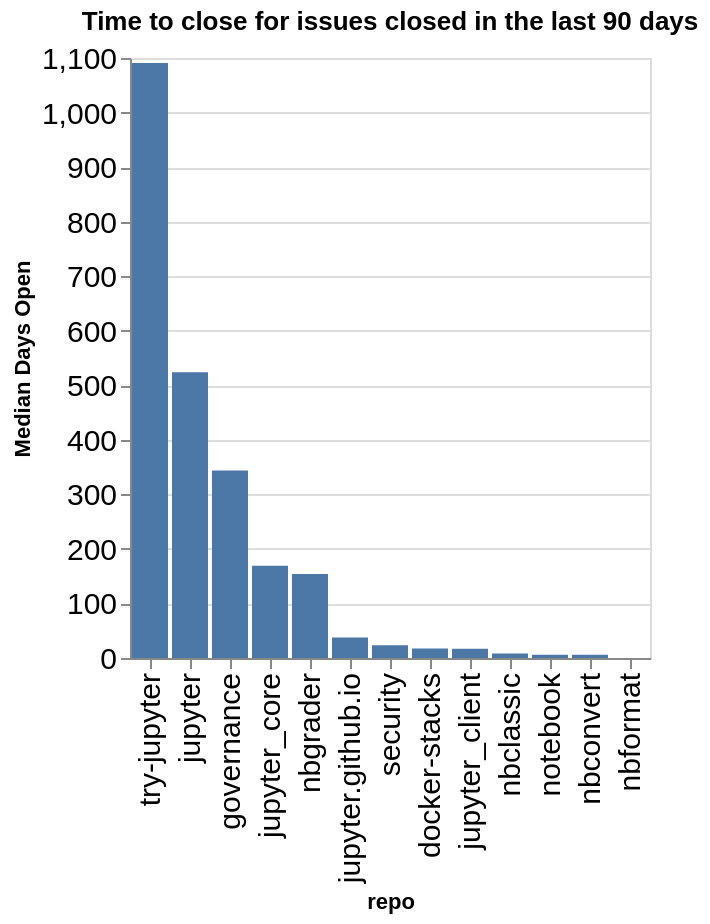

The notebook cell this image was saved under:
### Code cell
time_open = closed.groupby(['org', 'repo']).agg({'time_open': 'median'}).reset_index()
time_open['time_open'] = time_open['time_open'] / (60 * 60 * 24)
time_open['org/repo'] = time_open.apply(lambda a: a['org'] + '/' + a['repo'], axis=1)
sorted_vals = time_open.sort_values(['org', 'time_open'], ascending=False)['repo'].values
alt.Chart(data=time_open, title=f"Time to close for issues closed in the last {n_days} days").mark_bar().encode(
    x=alt.X('repo', sort=alt.Sort(sorted_vals.tolist())),
    y=alt.Y('time_open', title="Median Days Open"),
)

### Figure 1 — Vega-Lite specification as saved in the notebook (floating-point values rounded to 4 significant figures)
{"config": {"axisLeft": {"labelFontSize": 15}, "axisBottom": {"labelFontSize": 15}}, "data": {"name": "data-947060a99c27cde9b013c0d62444e4ae"}, "mark": {"type": "bar"}, "encoding": {"x": {"field": "repo", "sort": ["try-jupyter", "jupyter", "governance", "jupyter_core", "nbgrader", "jupyter.github.io", "security", "docker-stacks", "jupyter_client", "nbclassic", "notebook", "nbconvert", "nbformat"], "type": "nominal"}, "y": {"field": "time_open", "title": "Median Days Open", "type": "quantitative"}}, "title": "Time to close for issues closed in the last 90 days", "$schema": "https://vega.github.io/schema/vega-lite/v5.20.1.json", "datasets": {"data-947060a99c27cde9b013c0d62444e4ae": [{"org": "jupyter", "repo": "docker-stacks", "time_open": 17.3, "org/repo": "jupyter/docker-stacks"}, {"org": "jupyter", "repo": "governance", "time_open": 343.6, "org/repo": "jupyter/governance"}, {"org": "jupyter", "repo": "jupyter", "time_open": 523.9, "org/repo": "jupyter/jupyter"}, {"org": "jupyter", "repo": "jupyter.github.io", "time_open": 37.37, "org/repo": "jupyter/jupyter.github.io"}, {"org": "jupyter", "repo": "jupyter_client", "time_open": 17.07, "org/repo": "jupyter/jupyter_client"}, {"org": "jupyter", "repo": "jupyter_core", "time_open": 169.1, "org/repo": "jupyter/jupyter_core"}, {"org": "jupyter", "repo": "nbclassic", "time_open": 8.41, "org/repo": "jupyter/nbclassic"}, {"org": "jupyter", "repo": "nbconvert", "time_open": 5.779, "org/repo": "jupyter/nbconvert"}, {"org": "jupyter", "repo": "nbformat", "time_open": 0.001921, "org/repo": "jupyter/nbformat"}, {"org": "jupyter", "repo": "nbgrader", "time_open": 154.0, "org/repo": "jupyter/nbgrader"}, {"org": "jupyter", "repo": "notebook", "time_open": 5.799, "org/repo": "jupyter/notebook"}, {"org": "jupyter", "repo": "security", "time_open": 23.45, "org/repo": "jupyter/security"}, {"org": "jupyter", "repo": "try-jupyter", "time_open": 1091.0, "org/repo": "jupyter/try-jupyter"}]}}
